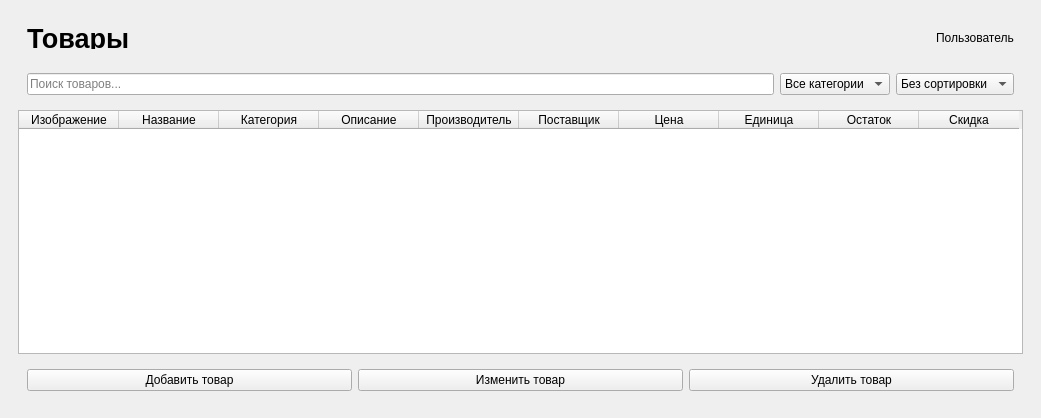
<?xml version="1.0" encoding="UTF-8"?>
<ui version="4.0">
 <class>MainWindow</class>
 <widget class="QMainWindow" name="MainWindow">
  <property name="windowModality">
   <enum>Qt::WindowModality::WindowModal</enum>
  </property>
  <property name="geometry">
   <rect>
    <x>0</x>
    <y>0</y>
    <width>1041</width>
    <height>418</height>
   </rect>
  </property>
  <property name="windowTitle">
   <string>MainWindow</string>
  </property>
  <widget class="QWidget" name="centralwidget">
   <layout class="QVBoxLayout" name="verticalLayout_2">
    <item>
     <widget class="QWidget" name="widget" native="true">
      <layout class="QVBoxLayout" name="verticalLayout">
       <item>
        <widget class="QWidget" name="header_widget" native="true">
         <property name="maximumSize">
          <size>
           <width>16777215</width>
           <height>40</height>
          </size>
         </property>
         <layout class="QHBoxLayout" name="horizontalLayout">
          <item>
           <widget class="QLabel" name="title_label">
            <property name="font">
             <font>
              <pointsize>20</pointsize>
              <bold>true</bold>
             </font>
            </property>
            <property name="text">
             <string>Товары</string>
            </property>
           </widget>
          </item>
          <item>
           <spacer name="horizontalSpacer">
            <property name="orientation">
             <enum>Qt::Orientation::Horizontal</enum>
            </property>
            <property name="sizeHint" stdset="0">
             <size>
              <width>774</width>
              <height>19</height>
             </size>
            </property>
           </spacer>
          </item>
          <item>
           <widget class="QLabel" name="user_label">
            <property name="text">
             <string>Пользователь</string>
            </property>
           </widget>
          </item>
         </layout>
        </widget>
       </item>
       <item>
        <widget class="QWidget" name="filters_widget" native="true">
         <property name="maximumSize">
          <size>
           <width>16777215</width>
           <height>40</height>
          </size>
         </property>
         <layout class="QHBoxLayout" name="horizontalLayout_2">
          <item>
           <widget class="QLineEdit" name="search_input">
            <property name="placeholderText">
             <string>Поиск товаров...</string>
            </property>
           </widget>
          </item>
          <item>
           <widget class="QComboBox" name="category_filter">
            <item>
             <property name="text">
              <string>Все категории</string>
             </property>
            </item>
           </widget>
          </item>
          <item>
           <widget class="QComboBox" name="sort_combo">
            <item>
             <property name="text">
              <string>Без сортировки</string>
             </property>
            </item>
            <item>
             <property name="text">
              <string>Название</string>
             </property>
            </item>
            <item>
             <property name="text">
              <string>Цена</string>
             </property>
            </item>
            <item>
             <property name="text">
              <string>Остаток</string>
             </property>
            </item>
            <item>
             <property name="text">
              <string>Скидка</string>
             </property>
            </item>
           </widget>
          </item>
         </layout>
        </widget>
       </item>
       <item>
        <widget class="QTableWidget" name="products_table">
         <property name="editTriggers">
          <set>QAbstractItemView::EditTrigger::NoEditTriggers</set>
         </property>
         <property name="alternatingRowColors">
          <bool>true</bool>
         </property>
         <property name="selectionBehavior">
          <enum>QAbstractItemView::SelectionBehavior::SelectRows</enum>
         </property>
         <column>
          <property name="text">
           <string>Изображение</string>
          </property>
         </column>
         <column>
          <property name="text">
           <string>Название</string>
          </property>
         </column>
         <column>
          <property name="text">
           <string>Категория</string>
          </property>
         </column>
         <column>
          <property name="text">
           <string>Описание</string>
          </property>
         </column>
         <column>
          <property name="text">
           <string>Производитель</string>
          </property>
         </column>
         <column>
          <property name="text">
           <string>Поставщик</string>
          </property>
         </column>
         <column>
          <property name="text">
           <string>Цена</string>
          </property>
         </column>
         <column>
          <property name="text">
           <string>Единица</string>
          </property>
         </column>
         <column>
          <property name="text">
           <string>Остаток</string>
          </property>
         </column>
         <column>
          <property name="text">
           <string>Скидка</string>
          </property>
         </column>
        </widget>
       </item>
       <item>
        <widget class="QWidget" name="actions_widget" native="true">
         <property name="minimumSize">
          <size>
           <width>0</width>
           <height>40</height>
          </size>
         </property>
         <layout class="QHBoxLayout" name="horizontalLayout_3">
          <item>
           <widget class="QPushButton" name="add_product_button">
            <property name="text">
             <string>Добавить товар</string>
            </property>
           </widget>
          </item>
          <item>
           <widget class="QPushButton" name="edit_product_button">
            <property name="text">
             <string>Изменить товар</string>
            </property>
           </widget>
          </item>
          <item>
           <widget class="QPushButton" name="delete_product_button">
            <property name="text">
             <string>Удалить товар</string>
            </property>
           </widget>
          </item>
         </layout>
        </widget>
       </item>
      </layout>
     </widget>
    </item>
   </layout>
  </widget>
 </widget>
 <resources/>
 <connections/>
</ui>
